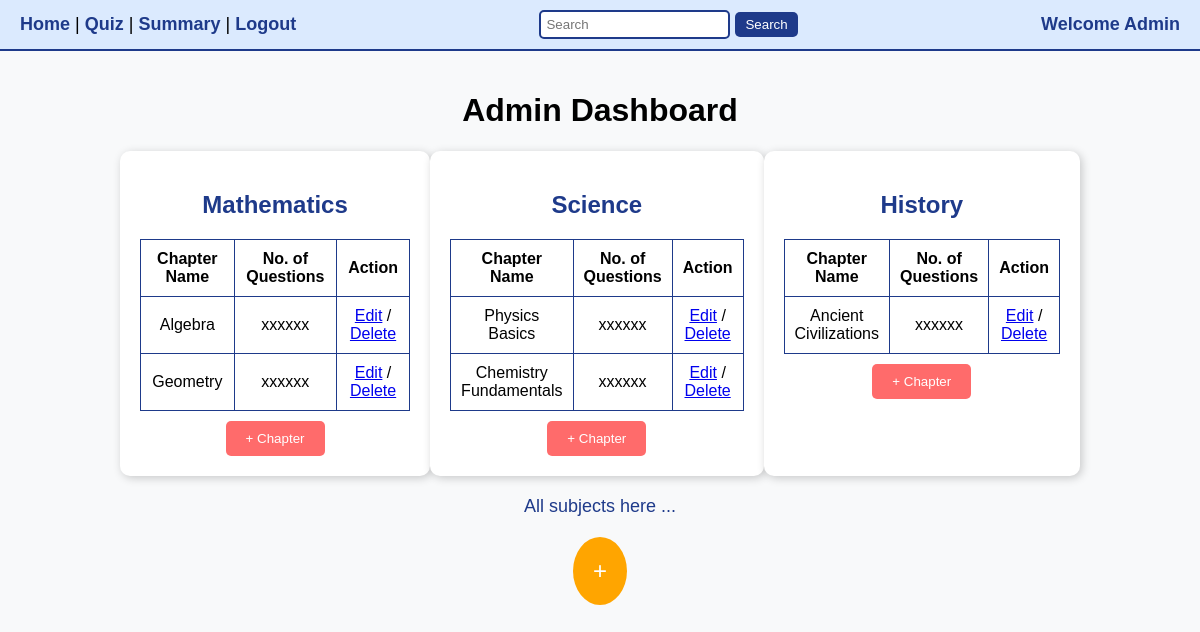
Screenshot of /admin_dashboard (signed in) with the database file from the repository.
### app.py (models this page shows, shortened)
class Subject(db.Model):
    id = db.Column(db.Integer, primary_key=True)
    name = db.Column(db.String(200), nullable=False)
    description = db.Column(db.Text, nullable=True)

class Chapter(db.Model):
    id = db.Column(db.Integer, primary_key=True)
    subject_id = db.Column(db.Integer, db.ForeignKey('subject.id'), nullable=False)
    name = db.Column(db.String(200), nullable=False)
    description = db.Column(db.Text, nullable=True)
    subject = db.relationship('Subject', backref=db.backref('chapters', lazy=True))

### app.py (the view)
@app.route('/admin_dashboard')
def admin_dashboard():
    if 'user_id' not in session or not session.get('is_admin'):
        flash('Access denied! Admins only.', 'danger')
        return redirect(url_for('login'))
    subjects = Subject.query.all()
    return render_template('admin.html', subjects=subjects)

### templates/admin.html (shortened to what this page needs)
<!DOCTYPE html>
<html lang="en">
<head>
    <link rel="stylesheet" href="{{ url_for('static', filename='admin.css') }}">
</head>
<body>
    <div class="header">
        <div class="nav-links">
            <a href="{{ url_for('admin_dashboard') }}">Home</a> |
            <a href="{{ url_for('quiz_management') }}">Quiz</a> |
            <a href="{{ url_for('summary') }}">Summary</a> |
            <a href="{{ url_for('logout') }}">Logout</a>
        </div>
        <div class="search-box">
            <input type="text" placeholder="Search">
            <button>Search</button>
        </div>
        <div class="admin-welcome">
            Welcome Admin
        </div>
    </div>
    <div class="dashboard-container">
        <h1>Admin Dashboard</h1>
        <div class="subjects-container">
            {% for subject in subjects %}
            <div class="subject-card">
                <h2>{{ subject.name }}</h2>
                <table>
                    <tr>
                        <th>Chapter Name</th>
                        <th>No. of Questions</th>
                        <th>Action</th>
                    </tr>
                    {% for chapter in subject.chapters %}
                    <tr>
                        <td>{{ chapter.name }}</td>
                        <td>xxxxxx</td>
                        <td>
                            <a href="#">Edit</a> / <a href="#">Delete</a>
                        </td>
                    </tr>
                    {% endfor %}
                </table>
                <a href="{{ url_for('new_chap', sub_id=subject.id) }}">
                <button class="add-chapter">+ Chapter</button>
                </a>
            </div>
            {% endfor %}
        </div>
        <p class="all-subjects">All subjects here ...</p>
        <div class="add-subject">
            <a href="{{ url_for('new_sub') }}">
                <button class="add-subject-btn">+</button>
            </a>
        </div>
    </div>
</body>
</html>

### static/admin.css (style rules this page uses)
body { font-family: Arial, sans-serif; background-color: #f8f9fa; margin: 0; padding: 0; text-align: center; }
.header { display: flex; justify-content: space-between; align-items: center; background-color: #dbeafe; padding: 10px 20px; font-size: 18px; border-bottom: 2px solid #1e3a8a; }
.nav-links a { text-decoration: none; color: #1e3a8a; font-weight: bold; }
.search-box input { padding: 5px; border: 2px solid #1e3a8a; border-radius: 5px; }
.search-box button { background-color: #1e3a8a; color: white; border: none; padding: 5px 10px; cursor: pointer; border-radius: 5px; }
.admin-welcome { font-weight: bold; color: #1e3a8a; }
.dashboard-container { width: 80%; margin: auto; padding: 20px; }
.subjects-container { display: flex; justify-content: space-around; margin-top: 20px; }
.subject-card { background-color: white; padding: 20px; border-radius: 10px; box-shadow: 2px 2px 10px rgba(0, 0, 0, 0.2); width: 45%; text-align: center; }
.subject-card h2 { color: #1e3a8a; }
table { width: 100%; border-collapse: collapse; margin-top: 10px; }
table, th, td { border: 1px solid #1e3a8a; }
th, td { padding: 10px; text-align: center; }
.add-chapter { background-color: #ff6b6b; color: white; border: none; padding: 10px 20px; border-radius: 5px; margin-top: 10px; cursor: pointer; }
.all-subjects { font-size: 18px; color: #1e3a8a; margin-top: 20px; }
.add-subject { margin-top: 20px; }
.add-subject-btn { background-color: orange; color: white; border: none; padding: 20px; font-size: 24px; border-radius: 50%; cursor: pointer; }

### rows the page displays
Subject: name "Mathematics"
Chapter: name "Algebra"
Chapter: name "Geometry"
Subject: name "Science"
Chapter: name "Physics Basics"
Chapter: name "Chemistry Fundamentals"
Subject: name "History"
Chapter: name "Ancient Civilizations"
